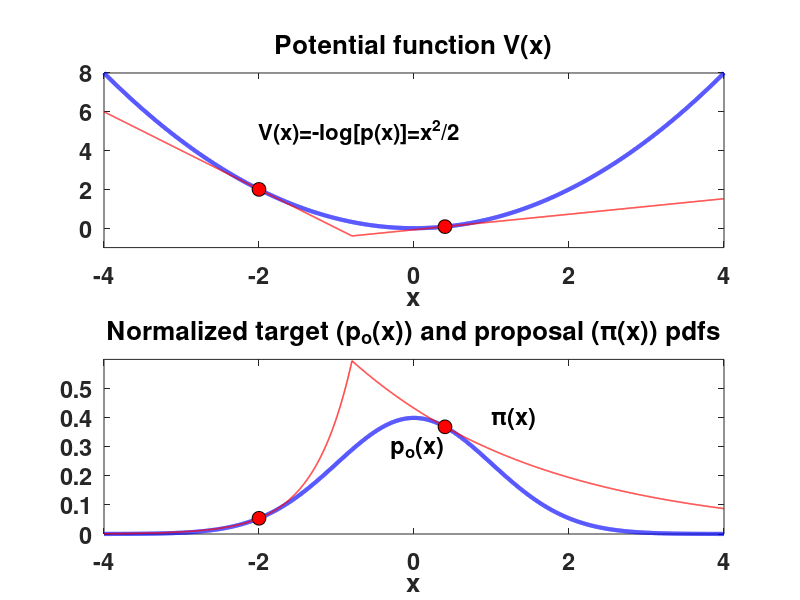

This figure's MATLAB source: (Note: this script raises an error after producing the figure.)
%%%%%%%%%%%%%%%%%%%%%%%%%%%%%%%%%%%%%%%%%%%%%%
%%%%% STANDARD ADAPTIVE REJECTION SAMPLER %%%%
%%%%%                                     %%%%
%%%----------------------------------------%%%
%%%  Required functions                    %%%
%%% - randsrc.m                            %%%
%%% - Sampling_Piece_Exp.m                 %%%
%%%%%%%%%%%%%%%%%%%%%%%%%%%%%%%%%%%%%%%%%%%%%%
clear all
close all
clc
%%% Graphical setting %%%%%%%%%%%%%%%%%%%%%%%%
h3=figure;
aux = get(0,'ScreenSize');
set(h3,'OuterPosition',[aux(1)+400,aux(2)+200,600,750])
x=-4:0.001:4; %%% for plotting
%%% initializing auxiliary counting variables %%%
count_accSam=0; %%%%  counting the number of accepted samples
count_iter=0;   %%%%  counting the number of iterations 
count_rejSam=0; %%%%  counting the number of rejected samples
%%%%%%%%%%%%%%%%%%%%%%%%%%%%%%%%%%%%%%%%%%
%%% Target and -logTarget density      %%%
%%%%%%%%%%%%%%%%%%%%%%%%%%%%%%%%%%%%%%%%%%
Po=@(x) (1/sqrt(2*pi))*exp(-x.^2/2); %%% target
logP=@(x) x.^2/2; %%% -log Unormalized Target p(x)=exp(-x.^2/2)
%%%%%%%%%%%%%%%%%%%%%%%%%%%%%%%%%%%%%%%%%%
%%% INITIAL SET OF SUPPORT POINTS %%%%%%%%
%%%%%%%%%%%%%%%%%%%%%%%%%%%%%%%%%%%%%%%%%%
so=[-2 0.4]; %%%% initial support points
s=so;
s=sort(s); %%% sorting in ascending order
%%%%%%%%%%%%%%%%%%%%%%%%%%%%%%%%%%%%%%%%%%
N=500; %%% total number of desired samples
disp(' ')
disp('---------------------------------------------------------------------------------------------')
disp(' ')
disp(' Stardard ADAPTIVE REJECTION SAMPLER (ARS)')
disp([' Number of desired samples =',num2str(N)])
disp(' The code is slowed down in order to allow a suitable graphical representation ')
disp(' ')
disp('---------------------------------------------------------------------------------------------')
%%%%%%%%%%%%%%%%%%%%%%%%%%%%%%%%%%%%%%%%%%%%%%%%%%%%%%%%%%%%%%%%
accepted_samples=[]; %%%% vector of accepted samples
%%%%%%%%%%%%%%%%%%%%%%%%%%%%%%%%%%%%%%%%%%
%%%% First plot %%%%%%%%%%%%%%%%%%%%%%%%%%
%%%%%%%%%%%%%%%%%%%%%%%%%%%%%%%%%%%%%%%%%%
   subplot(2,1,1)
     cla
     plot(x,logP(x),'b','linewidth',3)
     axis([-4 4 -1 8])
     subplot(2,1,1)
     hold on
     plot(s,logP(s),'o','MarkerEdgeColor','k','MarkerFaceColor','r','MarkerSize',10)
     set(gca,'fontWeight','Bold')
     set(gca,'fontSize',17)
     title('Potential function V(x)','FontWeight','Bold') 
     xlabel('x','FontWeight','Bold') 
     text(-2,5,'V(x)=-log[p(x)]=x^2/2','FontSize',16,'FontWeight','Bold')
 %%%%%%%%%%%%%%%%%%%%%%%%%%%%%%%%%%%%%%%%%%%%%%%%%%%%%%%%%%%%%%%%%%%%%%%%%%%%%%%%%%%%  
    subplot(2,1,2)
    cla
    plot(x,Po(x),'b','linewidth',3)
    axis([-4 4 0 0.6])
    hold on
    plot(s,(1/sqrt(2*pi))*exp(-logP(s)),'o','MarkerEdgeColor','k','MarkerFaceColor','r','MarkerSize',10)
    set(gca,'fontWeight','Bold')
     set(gca,'fontSize',17)
    title('Target (p_o(x)) and proposal (\pi(x)) pdfs','FontWeight','Bold') 
    xlabel('x','FontWeight','Bold')   
     text(-0.3,0.3,'p_o(x)','FontSize',17,'FontWeight','Bold')
     text(1,0.4,'\pi(x)','FontSize',17,'FontWeight','Bold')
%%%%%%%%%%%%%%%%%%%%%%%%%%%%%%%%%%%%%%%%%%%%%%%%%%%%%%%%%%%%%%%%%%%%%%%%%%%%%%%%%%%% 
%%%%%%%%%%%%%%%%%%%%%%%%%%%%%%%%%%%%%%%%%%%%%%%%%%%%%%%%%%%%%%%%%%%%%%%%%%%%%%%%%%%%  
%%% First derivative %%%%%%%%%%%%%%%%%%%%%%%%%%%%%%% 
m_der=s;
b_der=logP(s)-m_der.*s;
%%%%%%%%%%%%%%%%%%%%%%%%%%%%%%%%%%%%%%%%%%%%%%%%%%%%
%%% compute Line-line intersection in log-domain
 xint=(b_der(1:end-1)-b_der(2:end))./(m_der(2:end)-m_der(1:end-1));      
%%%%%%%%%%%% plot lines and exponential pieces %%%%
for i=1:length(s)
    if i==1
     x1=-4:0.001:xint(i);
    elseif i==length(s)
     x1=xint(i-1):0.001:4;
    else
     x1=xint(i-1):0.001:xint(i);
    end
    subplot(2,1,1)
    plot(x1,m_der(i)*x1+b_der(i),'r','linewidth',1.1)
    subplot(2,1,2)
    plot(x1,(1/sqrt(2*pi))*exp(-(m_der(i)*x1+b_der(i))),'r','linewidth',1.1)
    
end
%%%%%%%%%%%%%%%%%%%%%%%%%%%%%%%%%%%%%%%%
disp(' press a key ')
pause %%%%% press a key in order to start
%%%%%%%%%%%%%%%%%%%%%%%%%%%%%%%%%%%%%%%%
%%%%%%%%%%%%%%%%%%%%%%%%%%%%%%%%%%%%%%%%
%%%%% START - MAIN LOOP       %%%%%%%%%%
%%%%%%%%%%%%%%%%%%%%%%%%%%%%%%%%%%%%%%%%
%%%%%%%%%%%%%%%%%%%%%%%%%%%%%%%%%%%%%%%%
while count_accSam<N   %%%% waiting for accepting N samples 
  %%%% count iterations 
  count_iter= count_iter+1;  
   
 %%%%% plot log-function and points %%%%
    subplot(2,1,1)
     cla
     x=-4:0.001:4;
     plot(x,logP(x),'b','linewidth',3)
     axis([-4 4 -1 8])
     subplot(2,1,1)
     hold on
     plot(s,logP(s),'o','MarkerEdgeColor','k','MarkerFaceColor','r','MarkerSize',10)
     set(gca,'fontWeight','Bold')
     set(gca,'fontSize',17)
     title('Potential function V(x)','FontWeight','Bold') 
     xlabel('x','FontWeight','Bold') 
      text(-2,5,'V(x)=-log[p(x)]=x^2/2','FontSize',16,'FontWeight','Bold')
    %%%%% plot function and points %%%%
    subplot(2,1,2)
    cla
    x=-4:0.001:4;
    plot(x,Po(x),'b','linewidth',3)
    axis([-4 4 0 0.6])
    hold on
    plot(s,Po(s),'o','MarkerEdgeColor','k','MarkerFaceColor','r','MarkerSize',10)
     set(gca,'fontWeight','Bold')
     set(gca,'fontSize',17)
    title('Normalized target (p_o(x)) and proposal (\pi(x)) pdfs','FontWeight','Bold') 
    xlabel('x','FontWeight','Bold') 
      text(-0.3,0.3,'p_o(x)','FontSize',17,'FontWeight','Bold')
     text(1,0.4,'\pi(x)','FontSize',17,'FontWeight','Bold')
%%%%%%%%%%%%%%%%%%%%%%%%%%%   
%%%% derivative %%%%%
m_der=s;
b_der=logP(s)-m_der.*s;
%%%%%%%%%%%%%%%%%%%%%%%%%%%
%%%%%%%%%%%%%%%%%%%%%%%%%%%%%%%%%%%%%%%%%%%%%%%%%%%%
%%% compute Line-line intersection in log-domain
 xint=(b_der(1:end-1)-b_der(2:end))./(m_der(2:end)-m_der(1:end-1));      
%%%%%%%%%%%% plot lines and exponential pieces %%%%
for i=1:length(s)
    if i==1
     x1=-4:0.001:xint(i);
    elseif i==length(s)
     x1=xint(i-1):0.001:4;
    else
     x1=xint(i-1):0.001:xint(i);
    end
    subplot(2,1,1)
    plot(x1,m_der(i)*x1+b_der(i),'r','linewidth',1.1)
    subplot(2,1,2)
    plot(x1,(1/sqrt(2*pi))*exp(-(m_der(i)*x1+b_der(i))),'r','linewidth',1.1)   
end
%%%%%%%%%%%%%%%%%%%%%%%%%%%%%%%%%%%%%%%%%%%%%%%%%%%%%%%%%%%%%%%%%%
%%% SAMPLING FROM THE PROPOSAL PDF
%%% FORMED BY EXPONENTIAL PIECES
%%%%%%%%%%%%%%%%%%%%%%%%%%%%%%%%%%%%%%%%%%%%%%%%%%%%%%%%%%%%%%%%%%
%%% COMPUTING AREAS BELOW EACH EXPONENTIAL PIECES
%%%%%%%%%%%%%%%%%%%%%%%%%%%%%%%%%%%%%%%%%%%%%%%%%%%%%%%%%%%%%%%%%%
Xint_ext=[-Inf xint +Inf];
     for i=1:length(Xint_ext)-1
      AREA(i)=-(1/m_der(i))*exp(-(m_der(i)*Xint_ext(i+1)+b_der(i)))...
          +(1/m_der(i))*exp(-(m_der(i)*Xint_ext(i)+b_der(i)));
     end
%%%%%%%%%%%%%%%%%%%%%%%%%%%%%%%     
%%%%% normalized weights %%%%%%
    wn=AREA/sum(AREA);
%%%%% select an exponential piece     
    pos=randsrc(1,1,[1:length(wn);wn]);
%%%%%%%%%%%%%%%%%%%%%%%%%%%%%%%%%%%%%%%%%%%%%%%%%%%%%%%%%%%%%%%%%%%%%%%%%%%%%%%%%%%%%%%%%%%%%    
%%%%%%%%%%%%%%%%%%%%%%%%%%%%%%%%%%%%%%%%%%%%%%%%%%%%%%%%%%%%%%%%%%%%%%%%%%%%%%%%%%%%%%%%%%%%%%
%%%%% DRAWING A SAMPLE FROM THE SELECTED EXPONENTIAL PIECE  
Proposed_Sample=Sampling_Piece_Exp(m_der(pos),b_der(pos),Xint_ext(pos),Xint_ext(pos+1),1);
%%%%%%%%%%%%%%%%%%%%%%%%%%%%%%%%%%%%%%%%%%%%%%%%%%%%%%%%%%%%%%%%%%%%%%%%%%%%%%%%%%%%%%%%%%%%%%
%%%%%%%%%%%%%%%%%%%%%%%%%%%%%%%%%%%%%%%%%%%%%%%%%%%%%%%%%%%%%%%%%%%%%%%%%%%%%%%%%%%%%%%%%%%%%%
    Evaluate_Target=Po(Proposed_Sample);
    Evaluate_Proposal=(1/sqrt(2*pi))*exp(-m_der(pos)*Proposed_Sample-b_der(pos));
 %%%%% probability of accepting the proposed sample  
    Pr_accept(count_iter)=Evaluate_Target/Evaluate_Proposal;
    U=rand(1,1);
%%%%%%%%%%%%%%%%%%%%%%%%%%%%%%%%%%%%%%%%%%%%%%%%%%%%%%%%%%%%%%%%%% 
%%%% Accept-Reject TEST
%%%%%%%%%%%%%%%%%%%%%%%%%%%%%%%%%%%%%%%%%%%%%%%%%%%%%%%%%%%%%%%%%% 
    if U<=Pr_accept(count_iter)
        accepted_samples(end+1)=Proposed_Sample; %%% 
        count_accSam=count_accSam+1; 
        disp(['accepted; number ',num2str(count_accSam),' over ',num2str(N)])
       else
       s=[s Proposed_Sample]; %%%% add the rejected sample to the set of support points
       s=sort(s);
       count_rejSam=count_rejSam+1;
    end
%%%%%%%%%%%%%%%%%%%%%%%%%%%%%%%%% %%%%%%%%%%%%%%%%%%%%%%%%%%%%%%%%%
%%%% display test result %%%%%%
     pause(0.001)
     if U>Pr_accept(count_iter)     
        disp('sample x = ')
         disp(Proposed_Sample)
        disp(' rejected')
        subplot(2,1,1)
        plot([Proposed_Sample Proposed_Sample],[-1 8],'k--','linewidth',2)
        subplot(2,1,2)
        plot([Proposed_Sample Proposed_Sample],[0 0.6],'k--','linewidth',2)
       if count_rejSam<=4  
          disp('press a key')
           pause
       else
           pause(0.001)
       end
     end
  %%%%%%%%%%%%%%%%%%%%%%%%%%%%%%%%%%%%%%%%%%%%%%%%%%%%%%%   
  %%%%% plot normalized Histogram of the accepted samples 
  %%%%% for comparing with Po(x)
    if isempty(accepted_samples)==0 
        subplot(2,1,2)
        [v,c]=hist(accepted_samples,15);
           aux_diff=abs(c(2)-c(1));
        const=sum(aux_diff*v);
        bar(c,v/const,'g')
        x=-4:0.001:4;   
         plot(x,Po(x),'b','linewidth',3)
        pause(0.001) %%% slowing down the code
    end
 %%%%%%%%%%%%%%%%%%%%%%%%%%%%%%%%%%%%%%%%%%%%%%%%%%%%%%%    
end %%%end main while
%%% accepted_samples= contains the accepted samples
%%%%%%%%%%%%%%%%%%%%%%%%%%%%%%%%%%%%%%%%%%%%%%%%%%%%%%%    
disp(' ')
disp(' ')
disp('---------------------------------------------------------------------------------------------')
disp('FINAL REPORT')
disp('---------------------------------------------------------------------------------------------')
disp(['Total number of iterations T = ',num2str(count_iter)])
disp(['Number of desired (accepted) samples N = ',num2str(N)])
disp(['Final number of rejected samples = ',num2str(count_rejSam)])
disp(['Initial number of support points = ',num2str(length(so))])
disp(['Final number of support points = ',num2str(length(s))])
disp('---------------------------------------------------------------------------------------------')
disp(['Acceptance Rate obtained at this run = N/T = ',num2str(N/count_iter)])
disp('---------------------------------------------------------------------------------------------')
disp(['Averaged of the acceptance probabilities obtained at this run = ',num2str(mean(Pr_accept))])
disp('---------------------------------------------------------------------------------------------')

